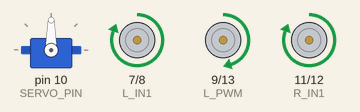
Simulated run of this sketch. Board: Arduino Uno, built with avr-gcc and run on an emulated ATmega328P. Parts: servo, motor-driver pin pairs drawn as motors (green arrow = first pin HIGH = forward, orange = second pin HIGH = backward, longer = more drive).

Above: at 0.05 s.
At 1.6 s:
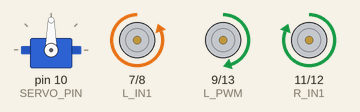
At 3.2 s:
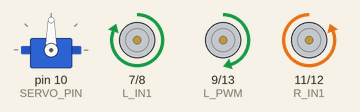
At 4.05 s:
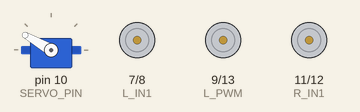
At 4.95 s:
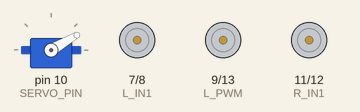
At 6.4 s:
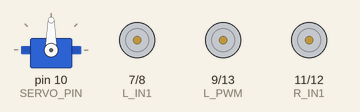
Timing chart, 0 to 8.3 s (numbered marks = the images above):
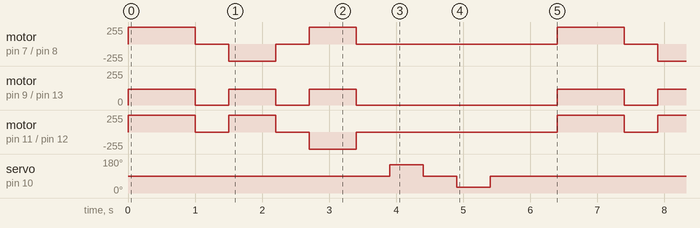

The sketch:

car_motion_program.ino
```cpp
#include <Servo.h>

const int L_IN1 = 7;
const int L_IN2 = 8;
const int L_PWM = 9;
const int R_IN1 = 11;
const int R_IN2 = 12;
const int R_PWM = 13;
const int SERVO_PIN = 10;

const int SPEED = 120;
Servo directionServo;

void setMotor(int in1, int in2, int pwmPin, int speedValue) {
  speedValue = constrain(speedValue, -255, 255);
  if (speedValue > 0) {
    digitalWrite(in1, HIGH);
    digitalWrite(in2, LOW);
    analogWrite(pwmPin, speedValue);
  } else if (speedValue < 0) {
    digitalWrite(in1, LOW);
    digitalWrite(in2, HIGH);
    analogWrite(pwmPin, -speedValue);
  } else {
    digitalWrite(in1, LOW);
    digitalWrite(in2, LOW);
    analogWrite(pwmPin, 0);
  }
}

void moveCar(int leftSpeed, int rightSpeed) {
  setMotor(L_IN1, L_IN2, L_PWM, leftSpeed);
  setMotor(R_IN1, R_IN2, R_PWM, rightSpeed);
}

void forward() { moveCar(SPEED, SPEED); }
void backward() { moveCar(-SPEED, -SPEED); }
void turnLeft() { moveCar(-SPEED, SPEED); }
void turnRight() { moveCar(SPEED, -SPEED); }
void stopCar() { moveCar(0, 0); }

void lookLeft() { directionServo.write(150); }
void lookCenter() { directionServo.write(90); }
void lookRight() { directionServo.write(30); }

void setup() {
  pinMode(L_IN1, OUTPUT); pinMode(L_IN2, OUTPUT); pinMode(L_PWM, OUTPUT);
  pinMode(R_IN1, OUTPUT); pinMode(R_IN2, OUTPUT); pinMode(R_PWM, OUTPUT);
  directionServo.attach(SERVO_PIN);
  lookCenter();
  stopCar();
}

void loop() {
  forward(); delay(1000);
  stopCar(); delay(500);
  turnLeft(); delay(700);
  stopCar(); delay(500);
  turnRight(); delay(700);
  stopCar(); delay(500);
  lookLeft(); delay(500);
  lookCenter(); delay(500);
  lookRight(); delay(500);
  lookCenter(); delay(1000);
}
```

Measured:
- by itself, servo on pin 10 (SERVO_PIN): repeats every 6.4 s: 90° 0.50 s, 30° 0.50 s, 90° 4.9 s, 150° 0.50 s
- by itself, motor on pin 9 (L_PWM) / pin 13 (R_PWM): repeats every 6.4 s: 2 × (stopped 0.50 s, forward 120/255 0.70 s), stopped 3.0 s, forward 120/255 1.0 s
- by itself, motor on pin 7 (L_IN1) / pin 8 (L_IN2): repeats every 6.4 s: stopped 0.50 s, backward 255/255 0.70 s, stopped 0.50 s, forward 255/255 0.70 s, stopped 3.0 s, forward 255/255 1.0 s
